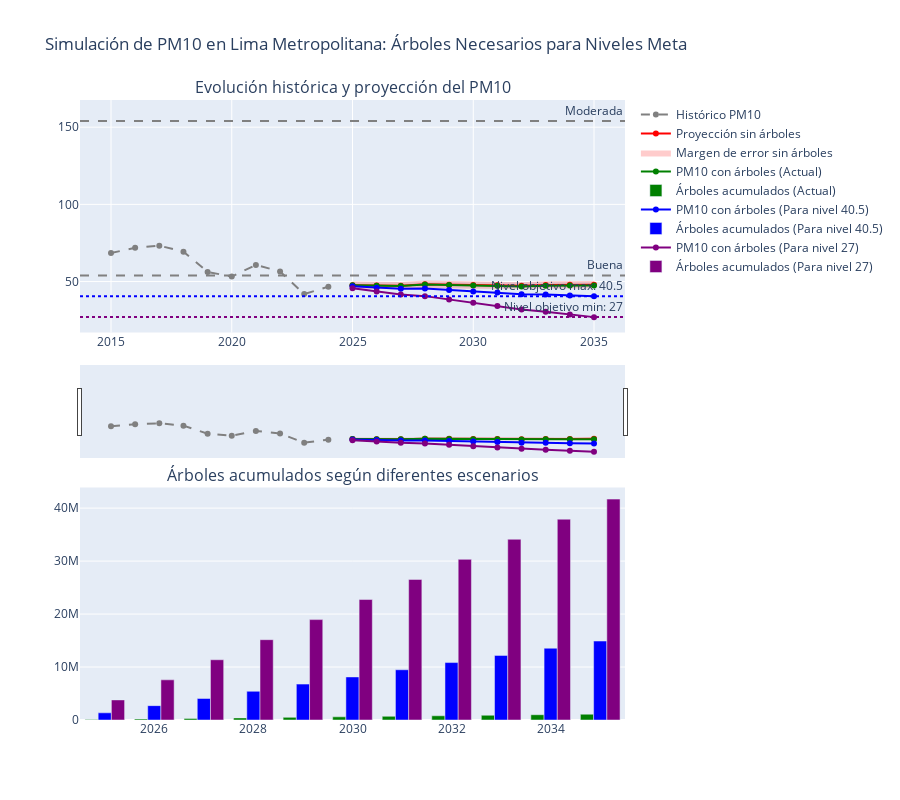

The code cell stored with this chart in its notebook:
### Code cell
#5. Función para procesar resultados
def procesar_resultados(pred_base, pred_arboles, arboles_acum, etiqueta):
    resultados = []
    for año in range(2025, 2036):
        mask_año = df_prediccion['AÑO'] == año
        pm10_sin_arboles = np.mean(pred_base[mask_año])
        pm10_con_arboles = np.mean(pred_arboles[mask_año])
        
        # Calcular márgenes de error
        error_sin_arboles = pm10_sin_arboles * margen_error
        error_con_arboles = pm10_con_arboles * margen_error
        
        resultados.append({
            'Año': año,
            'PM10_Sin_Arboles': pm10_sin_arboles,
            'PM10_Sin_Arboles_Min': pm10_sin_arboles - error_sin_arboles,
            'PM10_Sin_Arboles_Max': pm10_sin_arboles + error_sin_arboles,
            'PM10_Con_Arboles': pm10_con_arboles,
            'PM10_Con_Arboles_Min': pm10_con_arboles - error_con_arboles,
            'PM10_Con_Arboles_Max': pm10_con_arboles + error_con_arboles,
            'Reduccion': pm10_sin_arboles - pm10_con_arboles,
            'Arboles_Acumulados': arboles_acum[año],
            'Etiqueta': etiqueta
        })
    return pd.DataFrame(resultados)

# Procesar resultados para cada escenario
resultados_actual = procesar_resultados(pred_base, pred_arboles_actual, arboles_actual, 'Actual')
resultados_objetivo_max = procesar_resultados(pred_base, pred_arboles_objetivo_max, arboles_objetivo_max, f'Para nivel {NIVEL_OBJETIVO_MAX}')
resultados_objetivo_min = procesar_resultados(pred_base, pred_arboles_objetivo_min, arboles_objetivo_min, f'Para nivel {NIVEL_OBJETIVO_MIN}')

# Combinar resultados
resultados_df = pd.concat([resultados_actual, resultados_objetivo_max, resultados_objetivo_min])

# Añadir líneas de predicción sin árboles
fig.add_trace(
    go.Scatter(x=resultados_actual['Año'],
               y=resultados_actual['PM10_Sin_Arboles'],
               name='Proyección sin árboles',
               line=dict(color='red')),
    row=1, col=1
)

# Añadir banda de error para proyección sin árboles
fig.add_trace(
    go.Scatter(
        x=resultados_actual['Año'].tolist() + resultados_actual['Año'].tolist()[::-1],
        y=resultados_actual['PM10_Sin_Arboles_Max'].tolist() + resultados_actual['PM10_Sin_Arboles_Min'].tolist()[::-1],
        fill='toself',
        fillcolor='rgba(255,0,0,0.2)',
        line=dict(color='rgba(255,0,0,0)'),
        name='Margen de error sin árboles',
        showlegend=True
    ),
    row=1, col=1
)

# Añadir líneas para cada escenario
colores = {
    'Actual': 'green',
    f'Para nivel {NIVEL_OBJETIVO_MAX}': 'blue',
    f'Para nivel {NIVEL_OBJETIVO_MIN}': 'purple'
}

for etiqueta, color in colores.items():
    datos = resultados_df[resultados_df['Etiqueta'] == etiqueta]
    fig.add_trace(
        go.Scatter(x=datos['Año'],
                y=datos['PM10_Con_Arboles'],
                name=f'PM10 con árboles ({etiqueta})',
                line=dict(color=color)),
        row=1, col=1
    )
    
    # Añadir árboles acumulados en el segundo gráfico
    fig.add_trace(
        go.Bar(x=datos['Año'],
            y=datos['Arboles_Acumulados'],
            name=f'Árboles acumulados ({etiqueta})',
            marker_color=color),
        row=2, col=1
    )

# Añadir líneas de referencia para niveles objetivo
fig.add_hline(y=NIVEL_OBJETIVO_MAX, line_dash="dot", line_color="blue",
              annotation_text=f"Nivel objetivo max: {NIVEL_OBJETIVO_MAX}", row=1, col=1)
fig.add_hline(y=NIVEL_OBJETIVO_MIN, line_dash="dot", line_color="purple",
              annotation_text=f"Nivel objetivo min: {NIVEL_OBJETIVO_MIN}", row=1, col=1)

# Añadir líneas de referencia para categorías de calidad del aire
categorias = {
    'Buena': 54,
    'Moderada': 154
}

for categoria, valor in categorias.items():
    fig.add_hline(y=valor, line_dash="dash", line_color="gray",
                  annotation_text=categoria, row=1, col=1)

# Actualizar diseño
fig.update_layout(
    title='Simulación de PM10 en Lima Metropolitana: Árboles Necesarios para Niveles Meta',
    height=800,
    showlegend=True,
    xaxis=dict(rangeslider=dict(visible=True))
)

fig.show()

### Figure 1 — Plotly figure (JSON) as saved in the notebook; plotly's stock layout.template omitted (floating-point values rounded to 4 significant figures)
{"data": [{"line": {"color": "gray", "dash": "dash"}, "name": "Histórico PM10", "type": "scatter", "x": [2015, 2016, 2017, 2018, 2019, 2020, 2021, 2022, 2023, 2024], "xaxis": "x", "y": [68.51, 71.85, 73.25, 69.36, 56.26, 53.22, 60.8, 56.51, 41.89, 46.72], "yaxis": "y"}, {"line": {"color": "red"}, "name": "Proyección sin árboles", "type": "scatter", "x": [2025, 2026, 2027, 2028, 2029, 2030, 2031, 2032, 2033, 2034, 2035], "xaxis": "x", "y": [47.65, 47.4, 47.33, 48.26, 48.0, 47.77, 47.65, 47.27, 47.77, 47.89, 48.0], "yaxis": "y"}, {"fill": "toself", "fillcolor": "rgba(255,0,0,0.2)", "line": {"color": "rgba(255,0,0,0)"}, "name": "Margen de error sin árboles", "showlegend": true, "type": "scatter", "x": [2025, 2026, 2027, 2028, 2029, 2030, 2031, 2032, 2033, 2034, 2035, 2035, 2034, 2033, 2032, 2031, 2030, 2029, 2028, 2027, 2026, 2025], "xaxis": "x", "y": [50.04, 49.77, 49.7, 50.67, 50.4, 50.16, 50.04, 49.64, 50.16, 50.28, 50.4, 45.6, 45.49, 45.38, 44.91, 45.27, 45.38, 45.6, 45.84, 44.97, 45.03, 45.27], "yaxis": "y"}, {"line": {"color": "green"}, "name": "PM10 con árboles (Actual)", "type": "scatter", "x": [2025, 2026, 2027, 2028, 2029, 2030, 2031, 2032, 2033, 2034, 2035], "xaxis": "x", "y": [47.6, 47.29, 47.18, 48.06, 47.75, 47.47, 47.3, 46.87, 47.31, 47.38, 47.44], "yaxis": "y"}, {"marker": {"color": "green"}, "name": "Árboles acumulados (Actual)", "type": "bar", "x": [2025, 2026, 2027, 2028, 2029, 2030, 2031, 2032, 2033, 2034, 2035], "xaxis": "x2", "y": [99407, 198815, 298222, 397630, 497037, 596445, 695852, 795260, 894668, 994075, 1093483], "yaxis": "y2"}, {"line": {"color": "blue"}, "name": "PM10 con árboles (Para nivel 40.5)", "type": "scatter", "x": [2025, 2026, 2027, 2028, 2029, 2030, 2031, 2032, 2033, 2034, 2035], "xaxis": "x", "y": [46.97, 46.02, 45.27, 45.51, 44.56, 43.65, 42.84, 41.78, 41.58, 41.02, 40.44], "yaxis": "y"}, {"marker": {"color": "blue"}, "name": "Árboles acumulados (Para nivel 40.5)", "type": "bar", "x": [2025, 2026, 2027, 2028, 2029, 2030, 2031, 2032, 2033, 2034, 2035], "xaxis": "x2", "y": [1355204, 2710408, 4065612, 5420816, 6776021, 8131225, 9486429, 10841633, 12196837, 13552042, 14907246], "yaxis": "y2"}, {"line": {"color": "purple"}, "name": "PM10 con árboles (Para nivel 27)", "type": "scatter", "x": [2025, 2026, 2027, 2028, 2029, 2030, 2031, 2032, 2033, 2034, 2035], "xaxis": "x", "y": [45.73, 43.55, 41.57, 40.57, 38.39, 36.24, 34.2, 31.9, 30.5, 28.74, 26.97], "yaxis": "y"}, {"marker": {"color": "purple"}, "name": "Árboles acumulados (Para nivel 27)", "type": "bar", "x": [2025, 2026, 2027, 2028, 2029, 2030, 2031, 2032, 2033, 2034, 2035], "xaxis": "x2", "y": [3790689, 7581379, 11372069, 15162758, 18953448, 22744138, 26534827, 30325517, 34116207, 37906897, 41697586], "yaxis": "y2"}], "layout": {"annotations": [{"font": {"size": 16}, "showarrow": false, "text": "Evolución histórica y proyección del PM10", "x": 0.5, "xanchor": "center", "xref": "paper", "y": 1, "yanchor": "bottom", "yref": "paper"}, {"font": {"size": 16}, "showarrow": false, "text": "Árboles acumulados según diferentes escenarios", "x": 0.5, "xanchor": "center", "xref": "paper", "y": 0.375, "yanchor": "bottom", "yref": "paper"}, {"showarrow": false, "text": "Nivel objetivo max: 40.5", "x": 1, "xanchor": "right", "xref": "x domain", "y": 40.5, "yanchor": "bottom", "yref": "y"}, {"showarrow": false, "text": "Nivel objetivo min: 27", "x": 1, "xanchor": "right", "xref": "x domain", "y": 27, "yanchor": "bottom", "yref": "y"}, {"showarrow": false, "text": "Buena", "x": 1, "xanchor": "right", "xref": "x domain", "y": 54, "yanchor": "bottom", "yref": "y"}, {"showarrow": false, "text": "Moderada", "x": 1, "xanchor": "right", "xref": "x domain", "y": 154, "yanchor": "bottom", "yref": "y"}], "height": 800, "shapes": [{"line": {"color": "blue", "dash": "dot"}, "type": "line", "x0": 0, "x1": 1, "xref": "x domain", "y0": 40.5, "y1": 40.5, "yref": "y"}, {"line": {"color": "purple", "dash": "dot"}, "type": "line", "x0": 0, "x1": 1, "xref": "x domain", "y0": 27, "y1": 27, "yref": "y"}, {"line": {"color": "gray", "dash": "dash"}, "type": "line", "x0": 0, "x1": 1, "xref": "x domain", "y0": 54, "y1": 54, "yref": "y"}, {"line": {"color": "gray", "dash": "dash"}, "type": "line", "x0": 0, "x1": 1, "xref": "x domain", "y0": 154, "y1": 154, "yref": "y"}], "showlegend": true, "title": {"text": "Simulación de PM10 en Lima Metropolitana: Árboles Necesarios para Niveles Meta"}, "xaxis": {"anchor": "y", "domain": [0, 1], "rangeslider": {"visible": true}}, "xaxis2": {"anchor": "y2", "domain": [0, 1]}, "yaxis": {"anchor": "x", "domain": [0.625, 1]}, "yaxis2": {"anchor": "x2", "domain": [0, 0.375]}}}
